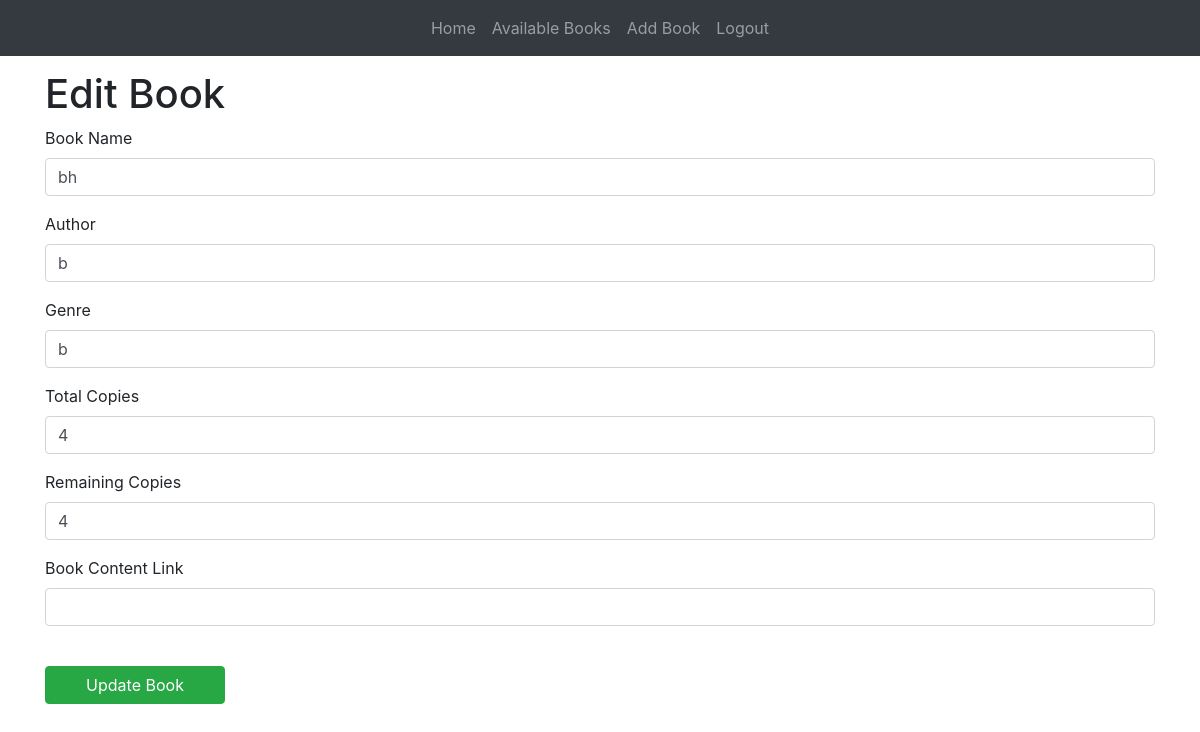
Before: /edit-book/7 (signed in) with the older database file.
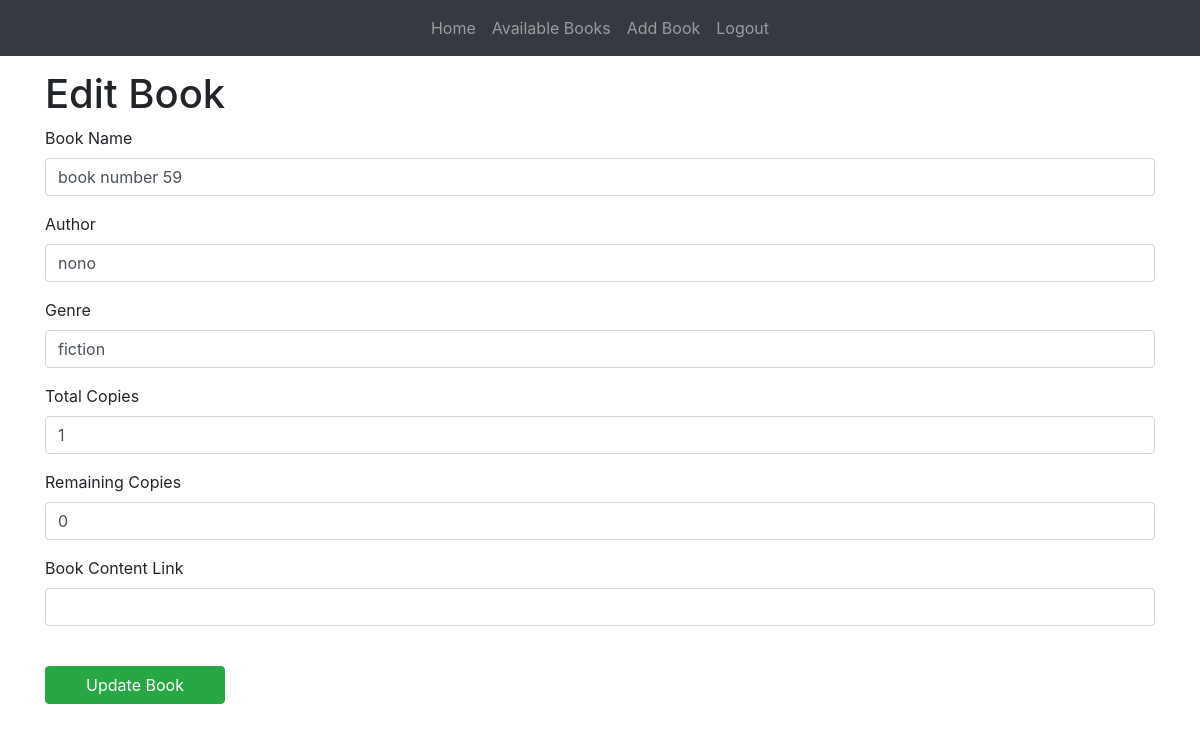
After: the same page with the newer database file.
### website/models.py (models this page shows)
class Book(db.Model):
    id = db.Column(db.Integer, primary_key=True)  # a reference ID
    name = db.Column(db.String(150), nullable=False)  # a title
    author = db.Column(db.String(150), nullable=False)  # an author
    genre = db.Column(db.String(50), nullable=True)  # genre (optional)
    copies = db.Column(db.Integer, nullable=False)  # number of total copies
    remaining_copies = db.Column(db.Integer, nullable=False)  # number of remaining copies
    content_link = db.Column(db.String(500), nullable=True)  # link to access the book (optional)
    borrowed_books = db.relationship('BorrowedBook', backref='book')# relationship to track borrow records for this book

### website/views.py (the view, shortened to what this page needs)
@views.route('/edit-book/<int:book_id>', methods=['GET', 'POST'])
@login_required
def edit_book(book_id):
    if not current_user.is_admin:
        flash("You do not have permission to access this page.", category='error')
        return redirect(url_for('views.home'))
    book = Book.query.get(book_id)
    if not book:
        flash("Book not found.", category='error')
        return redirect(url_for('views.book_list'))
    return render_template('edit_book.html', book=book)

### website/templates/edit_book.html (shortened to what this page needs)
{% extends "base.html" %}
{% block content %}
<h1>Edit Book</h1>
<form method="POST">
    <div class="form-group">
        <label for="name">Book Name</label>
        <input
            type="text"
            id="name"
            name="name"
            class="form-control"
            value="{{ book.name }}"
            required
        />
    </div>
    <div class="form-group">
        <label for="author">Author</label>
        <input
            type="text"
            id="author"
            name="author"
            class="form-control"
            value="{{ book.author }}"
            required
        />
    </div>
    <div class="form-group">
        <label for="genre">Genre</label>
        <input
            type="text"
            id="genre"
            name="genre"
            class="form-control"
            value="{{ book.genre }}"
        />
    </div>
    <div class="form-group">
        <label for="copies">Total Copies</label>
        <input
            type="number"
            id="copies"
            name="copies"
            class="form-control"
            value="{{ book.copies }}"
            required
        />
    </div>
    <div class="form-group">
        <label for="remaining_copies">Remaining Copies</label>
        <input
            type="number"
            id="remaining_copies"
            name="remaining_copies"
            class="form-control"
            value="{{ book.remaining_copies }}"
            required
        />
    </div>
    <div class="form-group">
        <label for="content_link">Book Content Link</label>
        <input
            type="url"
            id="content_link"
            name="content_link"
            class="form-control"
            value="{{ book.content_link }}"
        />
    </div>
    <br />
    <button type="submit" class="btn btn-success">Update Book</button>
</form>
{% endblock %}

Changed rows visible on the page:
changed Book: name "bh" → "book number 59"; author "b" → "nono"; genre "b" → "fiction"; copies "4" → "1"; remaining_copies "4" → "0"
